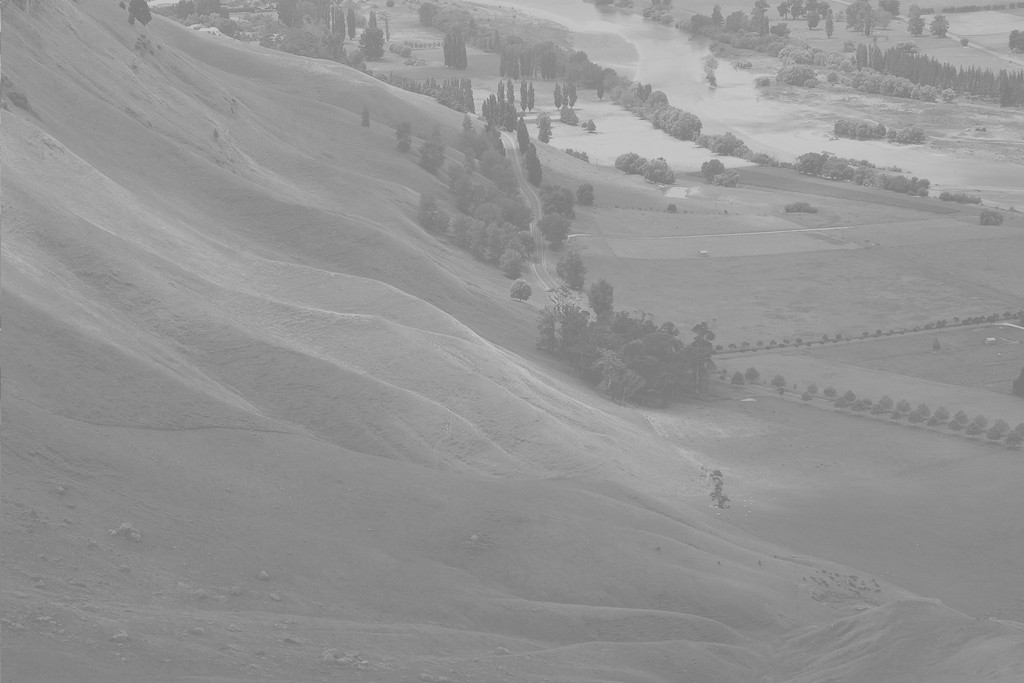
#> input picture histogram_equalization/image/test.jpg, 1024 x 683 px
$ jupyter execute --allow-errors Untitled.ipynb
#> lines starting #> are read from the running program, lines starting #| are printed output that depends on the picture
#> further down, img_original is the input picture: shape (683, 1024, 3); min 114, max 208, mean 148
[cell 1]
import cv2
import numpy as np
import matplotlib.pyplot as plt

[cell 2]
def getHistogramGrap(img, title):
    # using numpy
    # hist: histogram
    # bins: 0-256
#> called with title = 'Histogram Original Image'
    hist, bins = np.histogram(img.flatten(), bins=256, range=[0, 256])
#> hist = 256 values, max 86103 at index 137, min 0 at index 0, mean 8196; bins = 257 values from 0 to 256
    plt.title(title)
    plt.xlabel('bins')
    plt.ylabel('hist')
    plt.plot(hist)
    plt.show()
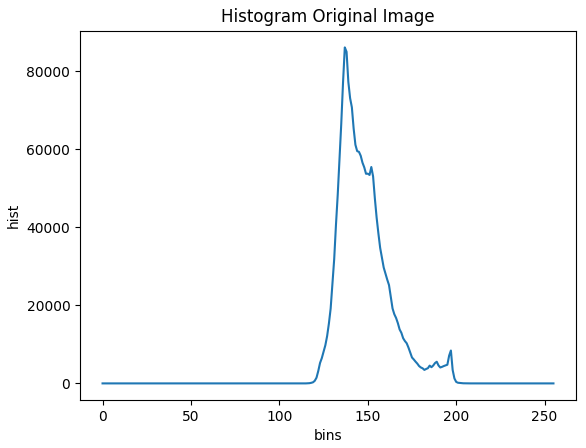
#> figure drawn by matplotlib, 1 panel; curve peaks at x = 137, y = 86103

#> (a cell that did not finish here is left out)
